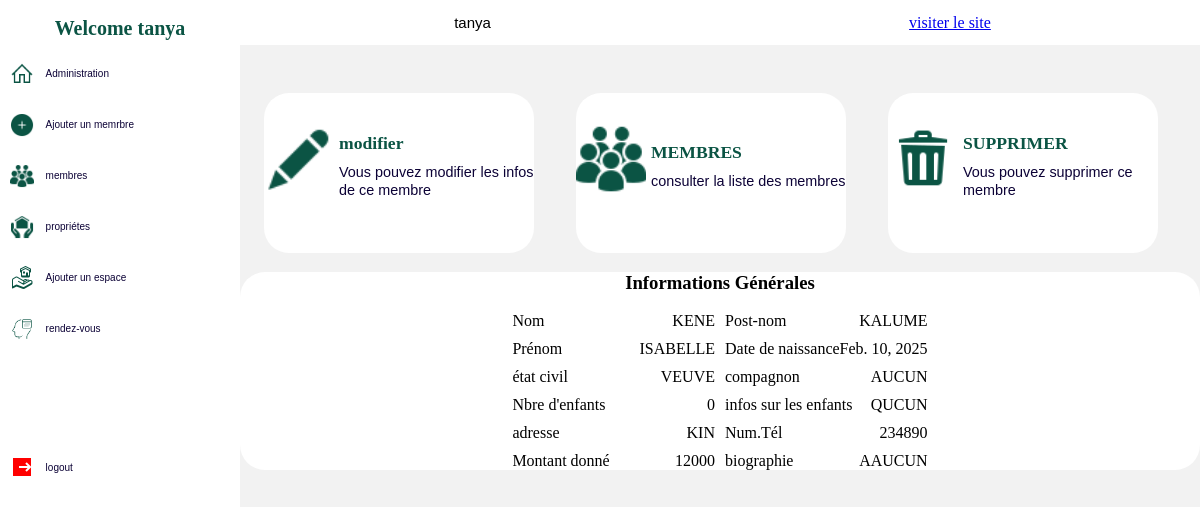
Screenshot of /detail_member/3/ (signed in) with the database file from the repository.
### app/models.py (models this page shows, shortened)
class Membre (models.Model) :
    name = models.CharField(max_length=150)
    last_name = models.CharField(max_length=150)
    given_name = models.CharField(max_length=150)
    birth = models.DateField()
    address = models.CharField(max_length=300)
    number = models.PositiveIntegerField()
    bio = models.TextField()
    date_acquired = models.DateTimeField(auto_now_add=True)
    money_GIVE = models.PositiveBigIntegerField()
    children = models.PositiveBigIntegerField()
    infos_children = models.TextField()
    spouse = models.CharField(max_length=150)
    statut_choices = [
           ('MARIE' , 'marié'),
        ('CELIBATAIRE' , 'celibataire'),
           ('VEUVE' , 'veuve'),
    ]
    statut = models.CharField(max_length=11, choices=statut_choices, default='VEUVE')

### app/views.py (the view)
# urls.py: path('detail_member/<int:member_id>/',views.detail_member, name='detail_member'),
def detail_member(request, member_id):
    if request.user.is_superuser:
        member = get_object_or_404(Membre, id=member_id)
        return render (request, 'detail_member.html', {'member':member})
    else :
        return redirect ('home')

### app/templates/detail_member.html (shortened to what this page needs)
<!DOCTYPE html>{% load static %}
<html lang="en">
<head>
    <link rel="stylesheet" type="text/css" href="{% static 'css/profiles.css' %}">
    <link rel="stylesheet" href="{% static 'css/member.css' %}">
</head>
<body>
  <div class="body">
    <nav class="nav-menu">
        <h1> Welcome {{user.username}}  </h1>
        <ul>
            <li><a href="{% url 'profile'  %}"><img src="{% static 'img/icons8-home-32.png' %}" alt=""> <span>Administration</span></a></li>
            <li><a href="{% url 'add_member'  %}"><img src="{% static 'img/icons8-add-50.png' %}" alt=""> <span>Ajouter un memrbre</span> </a></li>
            <li><a href="{% url 'member'  %}"><img src="{% static 'img/icons8-user-groups-50.png' %}" alt=""> <span>membres</span> </a></li>
            <li><a href="{% url 'property'  %}"><img src="{% static 'img/icons8-property-50.png' %}" alt=""><span>propriétes</span></a></li>
            <li><a href="{% url 'space_form'  %}"><img src="{% static 'img/icons8-property-48.png' %}" alt=""><span>Ajouter un espace</span></a></li>
            <li><a href="{% url 'appoint'  %}"><img src="{% static 'img/icons8-appointment-80.png' %}" alt=""><span>rendez-vous</span></a></li>
            <li class="logout"><a href="{% url 'login' %}"><img src="{% static 'img/icons8-logout-24.png' %}" alt=""> <span>logout</span> </a></li>
        </ul>
       </nav>
      <nav class="nav-body">
        <nav class="nav-bar">
            <div class="img">
                <span> {{user.username}}  {{user.last_name}}  </span>
            </div>
            <a href="{% url 'home' %}">visiter le site</a>
           </nav>
           <nav class="nav-content">
            <aside>
                <a href="{% url 'edit_member' member.id %}">
                    <p><img src="{% static 'img/icons8-edit-48.png' %}" alt=""><div class="infos">
                        <h2>modifier </h2>
                        <span>Vous pouvez modifier les infos de ce membre</span>
                    </div></p>
                </a>
            </aside>
            <aside>
                <a href="{% url 'member' %}">
                    <p><img src="{% static 'img/icons8-user-groups-50.png' %}" alt=""><div class="infos">
                        <h2>MEMBRES</h2>
                        <span>consulter la liste des membres </span>
                    </div></p>
                </a>
            </aside>
            <aside>
                <a href="{% url 'delete_member' member.id %}">
                    <p><img src="{% static 'img/icons8-trash-64.png' %}" alt=""><div class="infos">
                        <h2>SUPPRIMER</h2>
                        <span>Vous pouvez supprimer ce membre  </span>
                    </div></p>
                </a>
            </aside>
           </nav>
           <div class="form-member" style="background-color: white;border-radius: 25px;width: auto;">
            <nav>
                <h3>Informations Générales</h3>
                <form  method="post">
                <nav>
                    <div><label for="">Nom</label> {{member.name}}
                   </div>
                    <div><label for="">Post-nom</label>{{member.last_name}}
                   </div>
                    <div><label for="">Prénom</label>{{member.given_name}}</div>
                    <div><label for="">Date de naissance</label> {{member.birth}}
                   </div>
                    <div><label for="">état civil</label>{{member.statut}}
                   </div>
                    <div><label for="">compagnon</label>{{member.spouse}}
                   </div>
                    <div><label for="">Nbre d'enfants</label>{{member.children}}
                   </div>
                    <div><label for="">infos sur les enfants</label>{{member.infos_children}}
                   </div>
                   <div><label for="">adresse</label>{{member.address}}
                   </div>
                   <div><label for="">Num.Tél</label>{{member.number}}
                   </div>
                   <div><label for="">Montant donné</label>{{member.money_GIVE}}
                   </div>
                   <div><label for="">biographie</label>{{member.bio}}
                   </div>
                </nav>
                </form>
            </nav>
          </div>
      </nav>
  </div>
</body>
</html>

### app/static/css/profiles.css (style rules this page uses)
.body { display: flex; background-color: rgba(226, 225, 225, 0.438); left: 0; right: 0; position: fixed; height: 100%; width: 100%; top: 0; }
.nav-menu { width: 300px; height: 100%; position: relative; background-color: white; }
.nav-menu ul { left: 0; margin-left: 4%; padding: 0; }
.nav-menu ul li { list-style-type: none; margin-bottom: 1em; }
.nav-menu ul li a { display: flex; text-decoration: none; align-items: center; align-content: center; }
.logout { margin-top: 45%; }
.nav-menu ul li a span { padding: 12px; font-size: 10px; color: rgb(12, 2, 54); font-family: Arial, Helvetica, sans-serif; }
.nav-menu ul li img { width: 1.5em; height: 1.5em; }
.nav-menu h1 { display: flex; justify-content: center; font-family:'Times New Roman', Times, serif; font-weight: 900; color: rgb(11, 84, 68); font-size: 20px; }
.nav-bar { width: 100%; display: flex; background-color: white; height: 45px; justify-content: space-around; align-items: center; align-content: center; }
.nav-bar .img { display: flex; align-items: center; align-content: center; }
.nav-bar .img span { font-size: 15px; font-family: Arial, Helvetica, sans-serif; margin-left: 5px; }
.nav-body { width: 100%; }
.nav-content { display: grid; grid-template-columns: repeat(3, 1fr); justify-content: center; margin-top: 5%; margin-left: 1.5em; }
.nav-content aside { width: 270px; height: 160px; background-color: white; border-radius: 25px; border: none; }
.nav-content aside a { display: flex; text-decoration: none; align-content: center; align-items: center; padding-top: 15px; }
.nav-content aside a img { width: 70px; height: 70px; }
.nav-content aside a .infos { margin-left: 5px; }
.nav-content aside a .infos h2 { color: rgb(11, 84, 68); font-family: 'Times New Roman', Times, serif; line-height: 10px; font-size: 1.1em; }
.nav-content aside a .infos span { color: rgb(12, 2, 54); font-family: sans-serif; font-size: 0.9em; }

### app/static/css/member.css (style rules this page uses)
.form-member form nav { display: grid; grid-template-columns: repeat(2,1fr); gap: 10px; }
.form-member form { display: grid; justify-content: center; }
.form-member form div { display: flex; justify-content: space-between; }
.form-member nav h3 { display: flex; justify-content: center; font-family: 'Times New Roman', Times, serif; }

### rows the page displays
Membre: name "KENE", last_name "KALUME", given_name "ISABELLE", birth "Feb. 10, 2025", statut "VEUVE", spouse "AUCUN", children "0", infos_children "QUCUN", address "KIN", number "234890", money_GIVE "12000", bio "AAUCUN"

### other values shown
{{ user.username }} "tanya"
